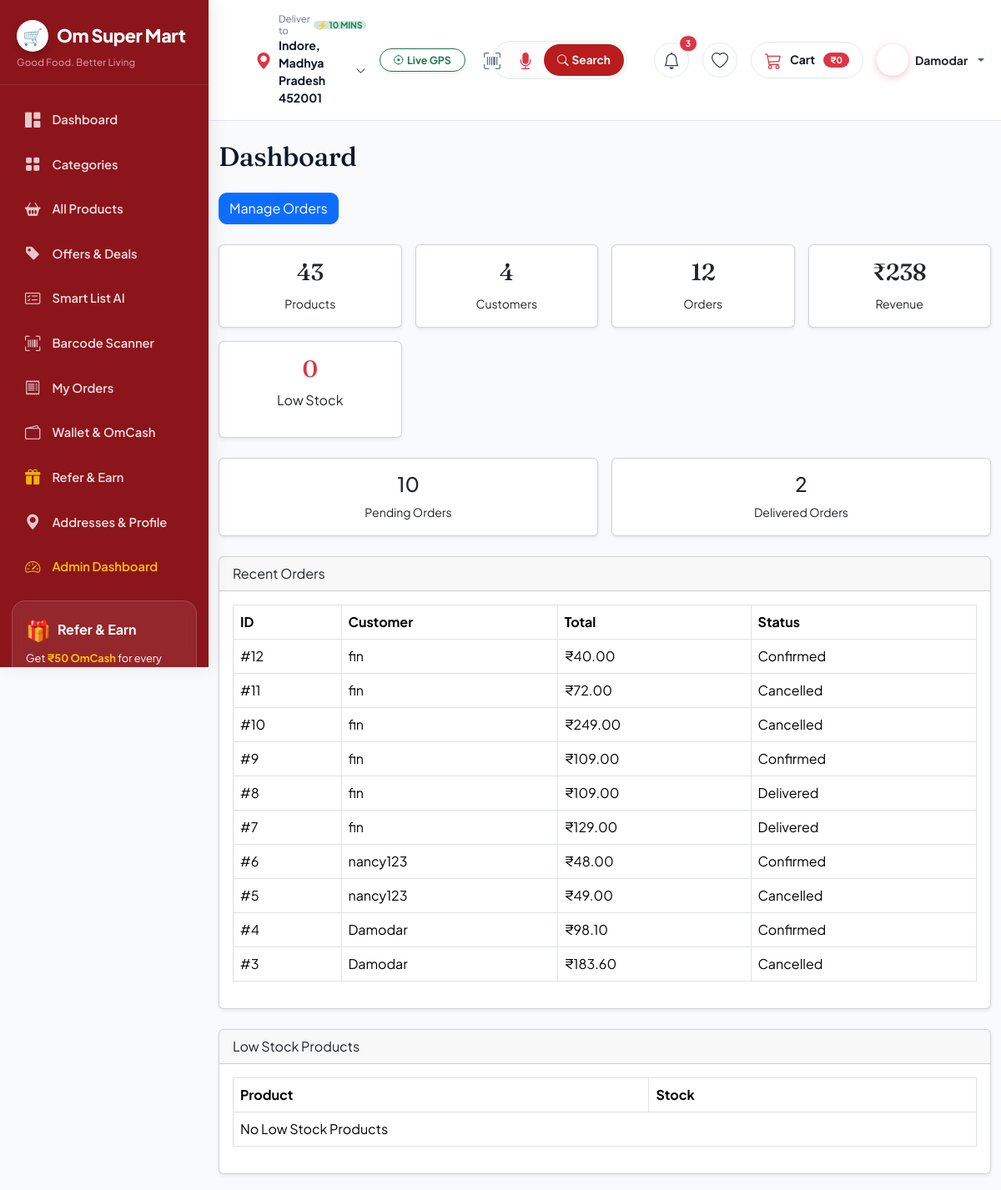
The page /dashboard/ (signed in, upper part) on the database as committed earlier.
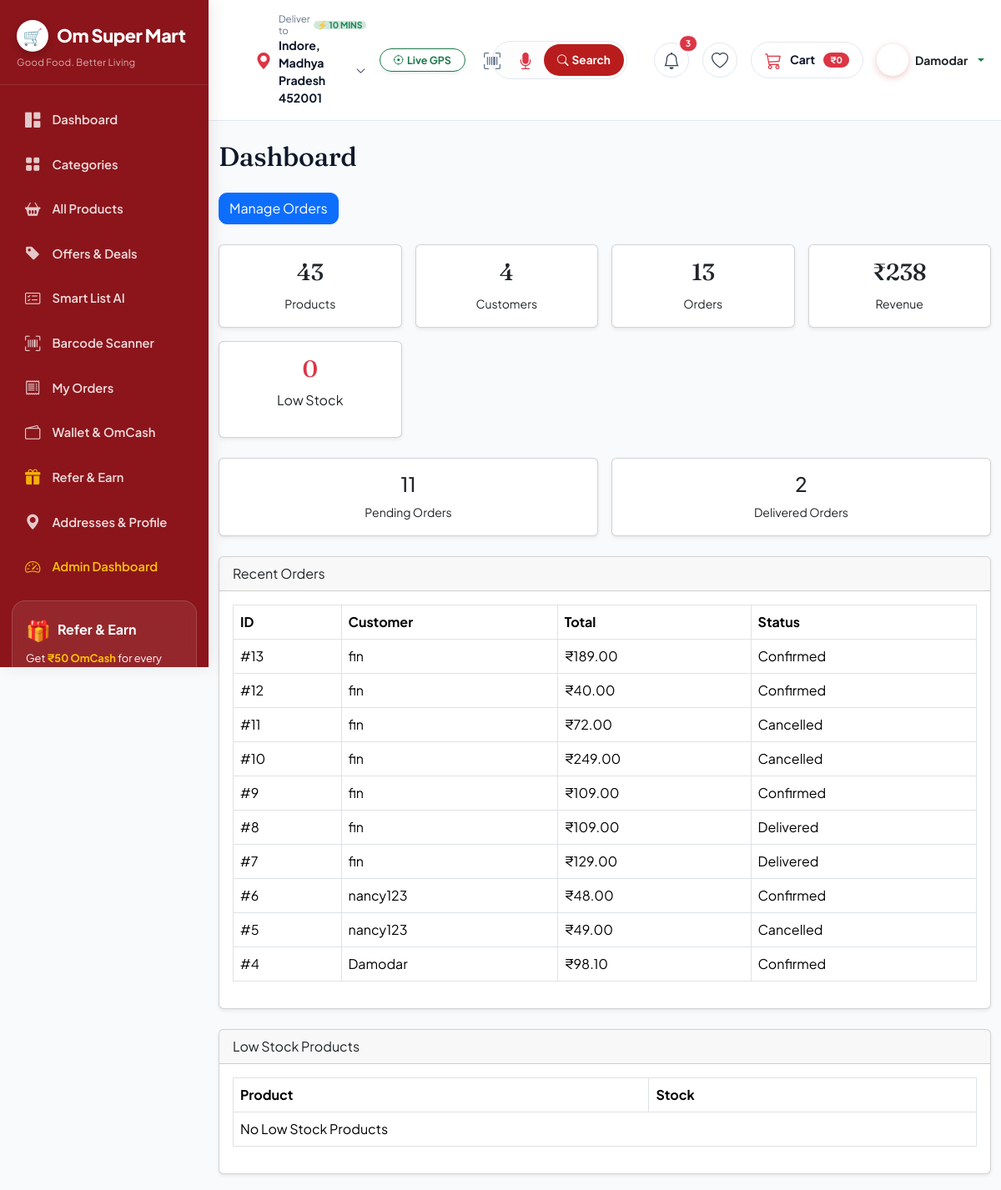
The same page on the database as committed later.
### orders/models.py (models this page shows, shortened)
class Order(models.Model):
    PENDING = "Pending"
    CONFIRMED = "Confirmed"
    SHIPPED = "Shipped"
    DELIVERED = "Delivered"
    CANCELLED = "Cancelled"
    STATUS_CHOICES = [
        (PENDING, "Pending"),
        (CONFIRMED, "Confirmed"),
        (SHIPPED, "Shipped"),
        (DELIVERED, "Delivered"),
        (CANCELLED, "Cancelled"),
    ]
    user = models.ForeignKey(
        settings.AUTH_USER_MODEL,
        on_delete=models.CASCADE
    )
    full_name = models.CharField(max_length=100)
    phone = models.CharField(max_length=20)
    address = models.TextField()
    city = models.CharField(max_length=100)
    state = models.CharField(max_length=100)
    pincode = models.CharField(max_length=10)
    total_amount = models.DecimalField(
        max_digits=10,
        decimal_places=2
    )
    status = models.CharField(
        max_length=20,
        choices=STATUS_CHOICES,
        default=PENDING
    )
    created_at = models.DateTimeField(
        auto_now_add=True
    )

### accounts/models.py (models this page shows, shortened)
class CustomUser(AbstractUser):
    CUSTOMER = "CUSTOMER"
    ADMIN = "ADMIN"
    ROLE_CHOICES = (
        (CUSTOMER, "Customer"),
        (ADMIN, "Admin"),
    )
    role = models.CharField(
        max_length=20,
        choices=ROLE_CHOICES,
        default=CUSTOMER
    )
    phone_number = models.CharField(
        max_length=15,
        blank=True,
        null=True
    )
    profile_picture = models.ImageField(
        upload_to="profiles/",
        blank=True,
        null=True
    )
    is_email_verified = models.BooleanField(
        default=False
    )
    referral_code = models.CharField(
        max_length=20,
        unique=True,
        blank=True,
        null=True,
        db_index=True
    )
    referred_by = models.ForeignKey(
        "self",
        on_delete=models.SET_NULL,
        null=True,
        blank=True,
        related_name="referrals"
    )
    created_at = models.DateTimeField(
        auto_now_add=True
    )
    updated_at = models.DateTimeField(
        auto_now=True
    )
    objects = CustomUserManager()

### dashboard/views.py (the view)
# urls.py: path('', views.index, name='index'),
@staff_member_required
def index(request):
    total_products = Product.objects.count()
    total_customers = User.objects.filter(
        is_staff=False
    ).count()
    total_orders = Order.objects.count()
    revenue = (
        Order.objects.filter(
            status=Order.DELIVERED
        ).aggregate(
            Sum("total_amount")
        )["total_amount__sum"]
        or 0
    )
    pending_orders = Order.objects.exclude(
        status=Order.DELIVERED
    ).count()
    delivered_orders = Order.objects.filter(
        status=Order.DELIVERED
    ).count()
    low_stock_products = Product.objects.filter(
        stock__lt=10
    )
    low_stock_count = Product.objects.filter(
    stock__lt=5
    ).count()
    recent_orders = Order.objects.order_by(
        "-created_at"
    )[:10]
    return render(
        request,
        "dashboard/index.html",
        {
            "total_products": total_products,
            "total_customers": total_customers,
            "total_orders": total_orders,
            "revenue": revenue,
            "pending_orders": pending_orders,
            "delivered_orders": delivered_orders,
            "low_stock_products": low_stock_products,
            "recent_orders": recent_orders,
            "low_stock_count": low_stock_count,
        }
    )

### templates/dashboard/index.html (shortened to what the changed rows need)
{% extends "base.html" %}
{% block content %}
<div class="container py-4">
    <h2 class="mb-4">
        Dashboard
    </h2>
    <div class="row g-3 mb-4">
        <div class="col-md-3">
            <div class="card shadow-sm">
                <div class="card-body text-center">
                    <h3>
                        {{ total_orders }}
                    </h3>
                    <small>
                        Orders
                    </small>
                </div>
            </div>
        </div>
    </div>
    <div class="row g-3 mb-4">
        <div class="col-md-6">
            <div class="card shadow-sm">
                <div class="card-body text-center">
                    <h4>
                        {{ pending_orders }}
                    </h4>
                    <small>
                        Pending Orders
                    </small>
                </div>
            </div>
        </div>
    </div>
    <div class="card shadow-sm mb-4">
        <div class="card-body">
            <table class="table table-bordered">
                <thead>
                    <tr>
                        <th>ID</th>
                        <th>Customer</th>
                        <th>Total</th>
                        <th>Status</th>
                    </tr>
                </thead>
                <tbody>
                    {% for order in recent_orders %}
                    <tr>
                        <td>
                            #{{ order.id }}
                        </td>
                        <td>
                            {{ order.user.username }}
                        </td>
                        <td>
                            ₹{{ order.total_amount }}
                        </td>
                        <td>
                            {{ order.status }}
                        </td>
                    </tr>
                    {% empty %}
                    <tr>
                        <td colspan="4">
                            No Orders Found
                        </td>
                    </tr>
                    {% endfor %}
                </tbody>
            </table>
        </div>
    </div>
    <div class="card shadow-sm">
        <div class="card-body">
            <table class="table table-bordered">
                <thead>
                    <tr>
                        <th>Product</th>
                        <th>Stock</th>
                    </tr>
                </thead>
            </table>
        </div>
    </div>
</div>
{% endblock %}

Rows that differ between the two databases and show on the page:
no longer on this page (row unchanged): Order: id "3", user.username "Damodar", total_amount "183.60", status "Cancelled"
added Order: id "13", user.username "fin", total_amount "189.00", status "Confirmed"
Other text that changed with them:
{{ total_orders }}: "12" → "13"
{{ pending_orders }}: "10" → "11"
